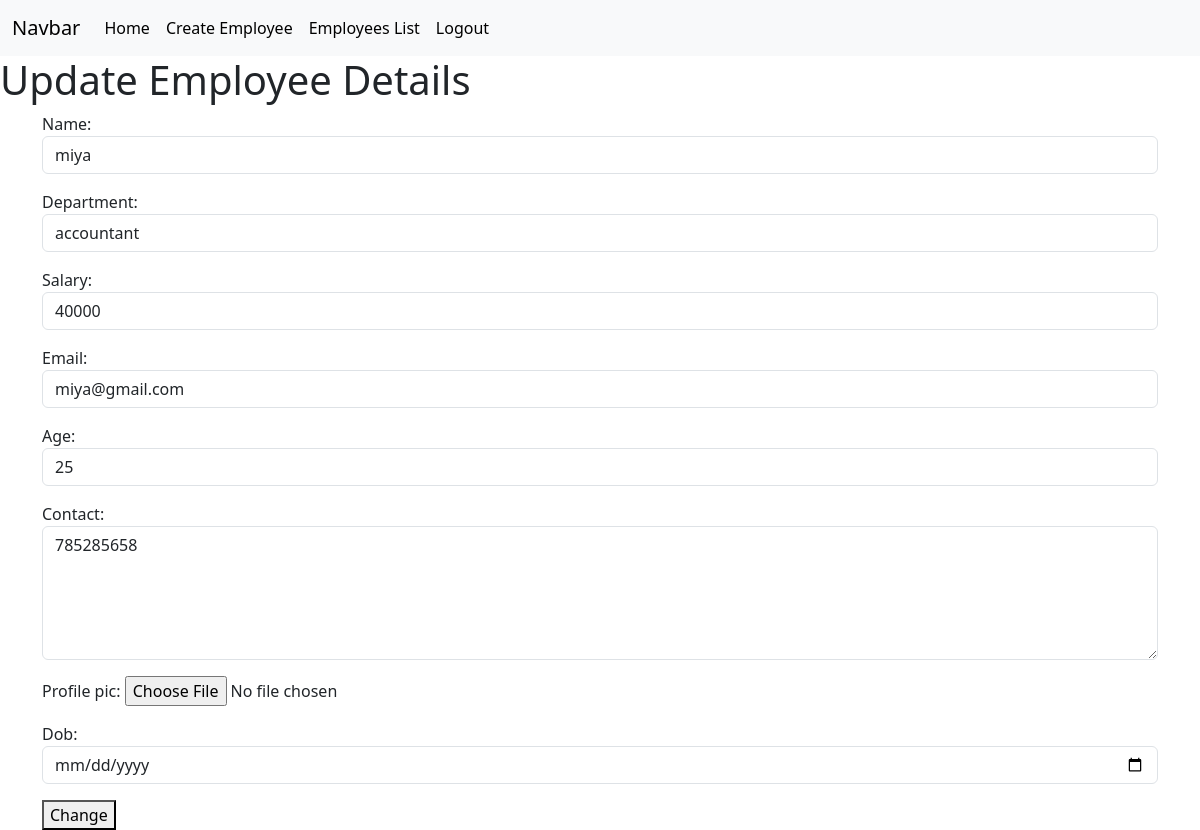
Page /employees/9/change (signed in) on the committed database.
### crm/models.py (models this page shows, shortened)
class Employees(models.Model):
    name=models.CharField(max_length=200)
    department=models.CharField(max_length=200)
    salary=models.PositiveIntegerField()
    email=models.EmailField(unique=True)
    age=models.PositiveIntegerField()
    contact=models.CharField(max_length=200,null=True,blank=True)
    profile_pic=models.ImageField(upload_to="images",null=True,blank=True)
    dob=models.DateField(null=True,blank=True)

### crm/views.py (the view, shortened to what this page needs)
# urls.py: path('employees/<int:pk>/change',views.EmployeeUpdateView.as_view(),name='emp-edit'),
@method_decorator(Signin_required,name="dispatch")
class EmployeeUpdateView(View):
    def get(self,request,*args,**kwargs):
        id=kwargs.get('pk')
        obj=Employees.objects.get(id=id)
        form=EmployeesModelForm(instance=obj)
        return render(request,'emp_edit.html',{'form':form})

### crm/forms.py
class EmployeesModelForm(forms.ModelForm):
    class Meta:
        model=Employees
        fields="__all__"
        widgets={
            "name":forms.TextInput(attrs={"class":"form-control"}),
            "department":forms.TextInput(attrs={"class":"form-control"}),
            "salary":forms.NumberInput(attrs={"class":"form-control"}),
            "email":forms.EmailInput(attrs={"class":"form-control"}),
            "age":forms.NumberInput(attrs={"class":"form-control"}),
            "contact":forms.Textarea(attrs={"class":"form-control","rows":5}),
            "dob":forms.DateInput(attrs={"class":"form-control","type":"date"})
              }

### crm/views.py (called while the page is built)
def Signin_required(fn):
    def wrapper(request,*args,**kwargs):
        if not request.user.is_authenticated:
            messages.error(request,"invalid session")
            return redirect("signin")
        else:
            return fn(request,*args,**kwargs)
    return wrapper

### crm/templates/emp_edit.html (shortened to what this page needs)
{%extends 'base.html'%}
{%block body_block%}
<h1>Update Employee Details</h1>
    <div class="container">
        <form action="" method="post" enctype="multipart/form-data">
             {{form.as_p}}
             <button type="submit">Change</button>
        </form>
    </div>
{%endblock%}

### rows in the picture
Employees: name "miya", department "accountant", salary "40000", email "miya@gmail.com", age "25", contact "785285658"
